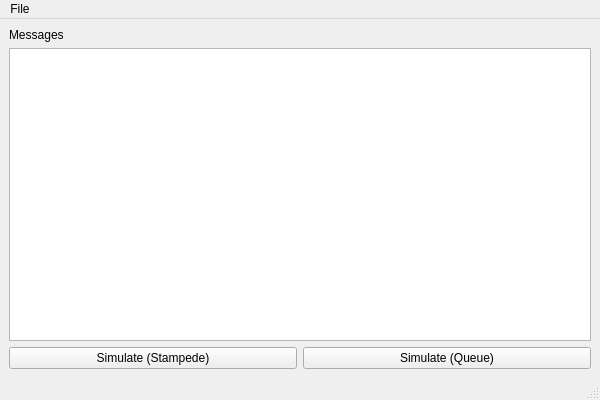
<?xml version="1.0" encoding="UTF-8"?>
<ui version="4.0">
 <class>AuditClientCPP</class>
 <widget class="QMainWindow" name="AuditClientCPP">
  <property name="geometry">
   <rect>
    <x>0</x>
    <y>0</y>
    <width>600</width>
    <height>400</height>
   </rect>
  </property>
  <property name="windowTitle">
   <string>AuditClientCPP</string>
  </property>
  <widget class="QWidget" name="centralwidget">
   <layout class="QGridLayout" name="gridLayout">
    <item row="0" column="0">
     <layout class="QVBoxLayout" name="verticalLayout_2">
      <item>
       <layout class="QVBoxLayout" name="verticalLayout">
        <item>
         <widget class="QLabel" name="label">
          <property name="text">
           <string>Messages</string>
          </property>
         </widget>
        </item>
        <item>
         <widget class="QTextEdit" name="textEdit">
          <property name="readOnly">
           <bool>true</bool>
          </property>
         </widget>
        </item>
       </layout>
      </item>
      <item>
       <layout class="QHBoxLayout" name="horizontalLayout">
        <item>
         <widget class="QPushButton" name="simulateStampedeButton">
          <property name="text">
           <string>Simulate (Stampede)</string>
          </property>
         </widget>
        </item>
        <item>
         <widget class="QPushButton" name="simulateQueueButton">
          <property name="text">
           <string>Simulate (Queue)</string>
          </property>
         </widget>
        </item>
       </layout>
      </item>
     </layout>
    </item>
   </layout>
  </widget>
  <widget class="QMenuBar" name="menubar">
   <property name="geometry">
    <rect>
     <x>0</x>
     <y>0</y>
     <width>600</width>
     <height>30</height>
    </rect>
   </property>
   <widget class="QMenu" name="menuMenu">
    <property name="title">
     <string>File</string>
    </property>
    <addaction name="actionExit"/>
   </widget>
   <addaction name="menuMenu"/>
  </widget>
  <widget class="QStatusBar" name="statusbar"/>
  <action name="actionExit">
   <property name="text">
    <string>Exit</string>
   </property>
  </action>
 </widget>
 <resources/>
 <connections/>
 <slots>
  <slot>onSimulateStampede()</slot>
 </slots>
</ui>
